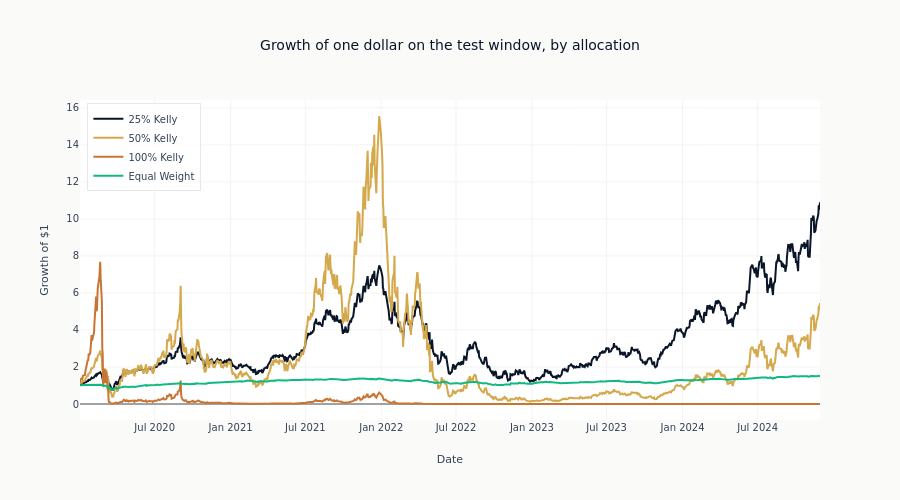

The code cell stored with this chart in its notebook:
### Markdown cell above
The rows are ordered by gross exposure rather than by Sharpe ratio, because sorting this table
by Sharpe puts the allocation that lost the account at the top of it. That is not a quirk of the
sort: the Sharpe ratio divides a mean daily return by a daily standard deviation, and neither
term knows that the wealth path they were computed from went to nearly zero and could not have
been held. Read the `min_wealth_multiple` column, which is the lowest point the compounded path
reached, against the ratio beside it.

Every path stays strictly above zero wealth over these observations, which is what makes the
logarithms and the drawdowns well defined. It is a statement about arithmetic, not about
survival, and it says nothing about a return worse than any in this window.

### Code cell
# Cumulative returns comparison
fig = go.Figure()

strategy_colors = dict(
    zip(
        portfolio_returns,
        ml4t_palette(len(portfolio_returns), categorical=True),
        strict=True,
    )
)

for name, pf_ret in portfolio_returns.items():
    cum_ret = (1 + pf_ret).cumprod()
    fig.add_scatter(
        x=dates,
        y=cum_ret,
        mode="lines",
        name=name,
        line=dict(color=strategy_colors[name], width=2),
    )

fig.update_layout(
    title="Growth of one dollar on the test window, by allocation",
    xaxis_title="Date",
    yaxis_title="Growth of $1",
    height=500,
    legend=dict(yanchor="top", y=0.99, xanchor="left", x=0.01),
)
show_plotly_with_alt(
    fig,
    "Four growth-of-one-dollar paths on the test window at a quarter, a half and one times Kelly, and at equal weight, the leveraged paths swinging across orders of magnitude while equal weight stays near one.",
)

### Figure 1 — Plotly figure (JSON) as saved in the notebook; plotly's stock layout.template omitted (floating-point values rounded to 4 significant figures; data arrays with more than 128 entries replaced by an {"elided": "..."} marker saying what was removed)
{"data": [{"line": {"color": "#0a1628", "width": 2}, "mode": "lines", "name": "25% Kelly", "type": "scatter", "x": {"elided": "1237 str values"}, "y": {"elided": "1237 float values"}}, {"line": {"color": "#D4A84B", "width": 2}, "mode": "lines", "name": "50% Kelly", "type": "scatter", "x": {"elided": "1237 str values"}, "y": {"elided": "1237 float values"}}, {"line": {"color": "#C87533", "width": 2}, "mode": "lines", "name": "100% Kelly", "type": "scatter", "x": {"elided": "1237 str values"}, "y": {"elided": "1237 float values"}}, {"line": {"color": "#10b981", "width": 2}, "mode": "lines", "name": "Equal Weight", "type": "scatter", "x": {"elided": "1237 str values"}, "y": {"elided": "1237 float values"}}], "layout": {"height": 500, "legend": {"x": 0.01, "xanchor": "left", "y": 0.99, "yanchor": "top"}, "title": {"text": "Growth of one dollar on the test window, by allocation"}, "xaxis": {"title": {"text": "Date"}}, "yaxis": {"title": {"text": "Growth of $1"}}}}
